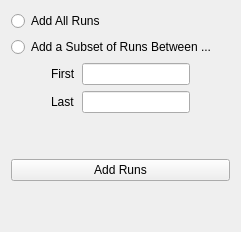
               <widget class="QWidget" name="tab">
                <attribute name="title">
                 <string>Sequential</string>
                </attribute>
                <layout class="QVBoxLayout" name="verticalLayout_16">
                 <item>
                  <widget class="QRadioButton" name="radioButton_runsAddAll">
                   <property name="text">
                    <string>Add All Runs</string>
                   </property>
                  </widget>
                 </item>
                 <item>
                  <widget class="QRadioButton" name="radioButton_runsAddPartial">
                   <property name="text">
                    <string>Add a Subset of Runs Between ... </string>
                   </property>
                  </widget>
                 </item>
                 <item>
                  <layout class="QGridLayout" name="gridLayout_10">
                   <item row="1" column="2">
                    <widget class="QLineEdit" name="lineEdit_runLast">
                     <property name="sizePolicy">
                      <sizepolicy hsizetype="Preferred" vsizetype="Fixed">
                       <horstretch>0</horstretch>
                       <verstretch>0</verstretch>
                      </sizepolicy>
                     </property>
                    </widget>
                   </item>
                   <item row="0" column="0">
                    <spacer name="horizontalSpacer_6">
                     <property name="orientation">
                      <enum>Qt::Horizontal</enum>
                     </property>
                     <property name="sizeType">
                      <enum>QSizePolicy::Preferred</enum>
                     </property>
                     <property name="sizeHint" stdset="0">
                      <size>
                       <width>40</width>
                       <height>20</height>
                      </size>
                     </property>
                    </spacer>
                   </item>
                   <item row="0" column="2">
                    <widget class="QLineEdit" name="lineEdit_runFirst">
                     <property name="sizePolicy">
                      <sizepolicy hsizetype="Preferred" vsizetype="Fixed">
                       <horstretch>0</horstretch>
                       <verstretch>0</verstretch>
                      </sizepolicy>
                     </property>
                    </widget>
                   </item>
                   <item row="0" column="1">
                    <widget class="QLabel" name="label_5">
                     <property name="text">
                      <string>First</string>
                     </property>
                    </widget>
                   </item>
                   <item row="1" column="1">
                    <widget class="QLabel" name="label_17">
                     <property name="text">
                      <string>Last</string>
                     </property>
                    </widget>
                   </item>
                   <item row="0" column="3">
                    <spacer name="horizontalSpacer_7">
                     <property name="orientation">
                      <enum>Qt::Horizontal</enum>
                     </property>
                     <property name="sizeHint" stdset="0">
                      <size>
                       <width>40</width>
                       <height>20</height>
                      </size>
                     </property>
                    </spacer>
                   </item>
                  </layout>
                 </item>
                 <item>
                  <spacer name="verticalSpacer_5">
                   <property name="orientation">
                    <enum>Qt::Vertical</enum>
                   </property>
                   <property name="sizeType">
                    <enum>QSizePolicy::Preferred</enum>
                   </property>
                   <property name="sizeHint" stdset="0">
                    <size>
                     <width>20</width>
                     <height>40</height>
                    </size>
                   </property>
                  </spacer>
                 </item>
                 <item>
                  <widget class="QPushButton" name="pushButton_addRunsToReduce">
                   <property name="text">
                    <string>Add Runs</string>
                   </property>
                  </widget>
                 </item>
                 <item>
                  <spacer name="verticalSpacer_2">
                   <property name="orientation">
                    <enum>Qt::Vertical</enum>
                   </property>
                   <property name="sizeHint" stdset="0">
                    <size>
                     <width>20</width>
                     <height>40</height>
                    </size>
                   </property>
                  </spacer>
                 </item>
                </layout>
               </widget>
